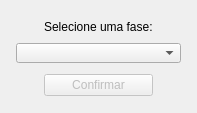
<?xml version="1.0" encoding="UTF-8"?>
<ui version="4.0">
 <class>SelecionarFase</class>
 <widget class="QWidget" name="SelecionarFase">
  <property name="geometry">
   <rect>
    <x>0</x>
    <y>0</y>
    <width>197</width>
    <height>113</height>
   </rect>
  </property>
  <property name="windowTitle">
   <string>Form</string>
  </property>
  <layout class="QGridLayout" name="gridLayout_2">
   <item row="0" column="0">
    <layout class="QGridLayout" name="gridLayout">
     <item row="1" column="1">
      <spacer name="horizontalSpacer">
       <property name="orientation">
        <enum>Qt::Horizontal</enum>
       </property>
       <property name="sizeHint" stdset="0">
        <size>
         <width>40</width>
         <height>20</height>
        </size>
       </property>
      </spacer>
     </item>
     <item row="1" column="3">
      <spacer name="horizontalSpacer_2">
       <property name="orientation">
        <enum>Qt::Horizontal</enum>
       </property>
       <property name="sizeHint" stdset="0">
        <size>
         <width>40</width>
         <height>20</height>
        </size>
       </property>
      </spacer>
     </item>
     <item row="3" column="2">
      <spacer name="verticalSpacer">
       <property name="orientation">
        <enum>Qt::Vertical</enum>
       </property>
       <property name="sizeHint" stdset="0">
        <size>
         <width>20</width>
         <height>40</height>
        </size>
       </property>
      </spacer>
     </item>
     <item row="0" column="2">
      <spacer name="verticalSpacer_2">
       <property name="orientation">
        <enum>Qt::Vertical</enum>
       </property>
       <property name="sizeHint" stdset="0">
        <size>
         <width>20</width>
         <height>40</height>
        </size>
       </property>
      </spacer>
     </item>
     <item row="2" column="1" colspan="3">
      <widget class="QComboBox" name="comboBox">
       <property name="minimumSize">
        <size>
         <width>165</width>
         <height>20</height>
        </size>
       </property>
      </widget>
     </item>
     <item row="4" column="2">
      <widget class="QPushButton" name="confirmar">
       <property name="enabled">
        <bool>false</bool>
       </property>
       <property name="text">
        <string>Confirmar</string>
       </property>
      </widget>
     </item>
     <item row="1" column="4">
      <spacer name="horizontalSpacer_4">
       <property name="orientation">
        <enum>Qt::Horizontal</enum>
       </property>
       <property name="sizeHint" stdset="0">
        <size>
         <width>40</width>
         <height>20</height>
        </size>
       </property>
      </spacer>
     </item>
     <item row="1" column="2">
      <widget class="QLabel" name="label">
       <property name="text">
        <string>Selecione uma fase:</string>
       </property>
      </widget>
     </item>
     <item row="1" column="0">
      <spacer name="horizontalSpacer_3">
       <property name="orientation">
        <enum>Qt::Horizontal</enum>
       </property>
       <property name="sizeHint" stdset="0">
        <size>
         <width>40</width>
         <height>20</height>
        </size>
       </property>
      </spacer>
     </item>
     <item row="5" column="2">
      <spacer name="verticalSpacer_3">
       <property name="orientation">
        <enum>Qt::Vertical</enum>
       </property>
       <property name="sizeHint" stdset="0">
        <size>
         <width>20</width>
         <height>40</height>
        </size>
       </property>
      </spacer>
     </item>
    </layout>
   </item>
  </layout>
 </widget>
 <resources/>
 <connections/>
</ui>
